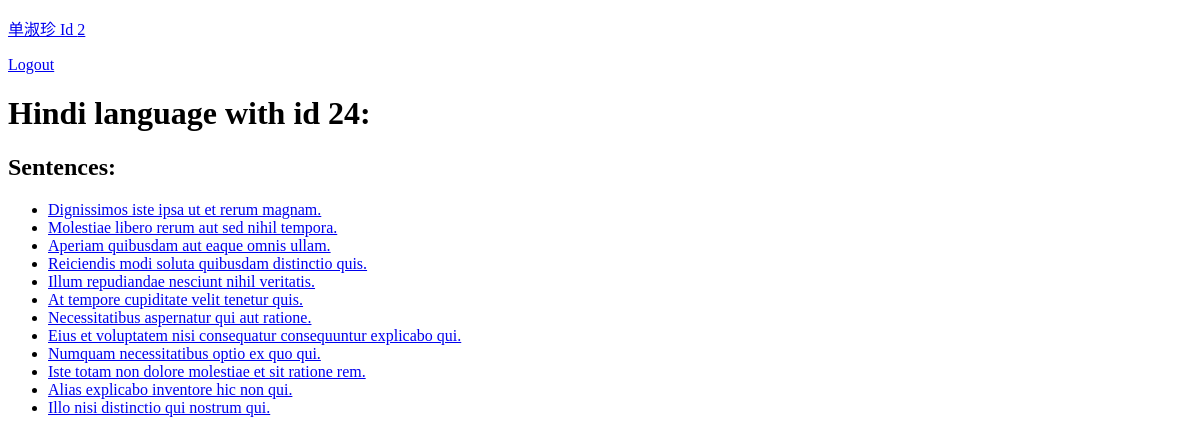
Before: /language/24/ (signed in) with the older database file.
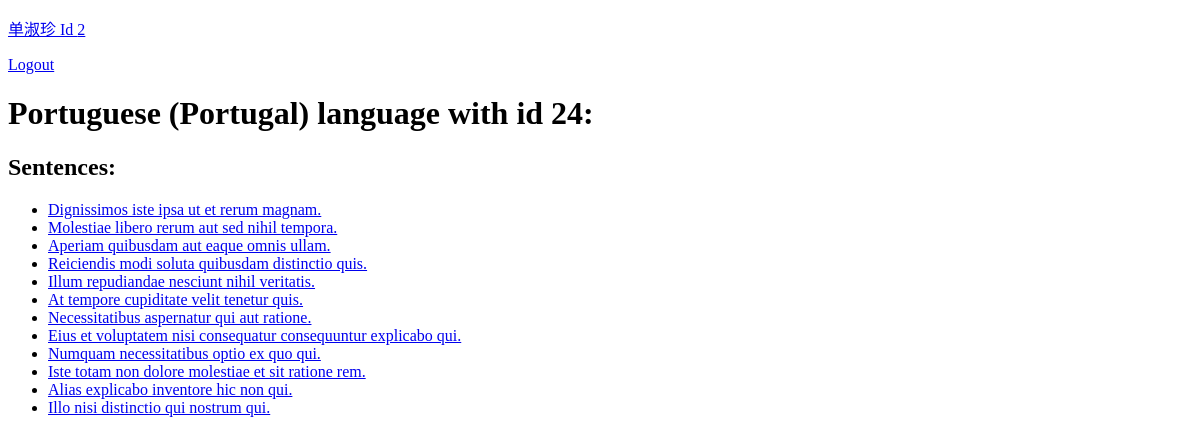
After: the same page with the newer database file.
### atcatalog/model/atcmodel.py (models this page shows)
class LanguageDetails(db.Model):
    code = db.Column(db.String(5), primary_key=True)
    name = db.Column(db.String, nullable=False)

### atcatalog/views/language.py (the view)
@app.route('/language/<int:lid>/')
@register_breadcrumb(app, '.language', 'Language', dynamic_list_constructor=view_language)
def language(lid):
    language = Language.query.get(lid)
    sentences = Sentence.query.filter_by(language_id=lid)
    return render_template('language.html',
                            language=language,
                            sentences=sentences)

### atcatalog/model/atcmodel.py (called while the page is built)
@event.listens_for(Engine, "connect")
def set_sqlite_pragma(dbapi_connection, connection_record):
    cursor = dbapi_connection.cursor()
    cursor.execute("PRAGMA foreign_keys=ON")
    cursor.close()

### atcatalog/views/users.py (called while the page is built)
@login_manager.user_loader
def load_user(uid):
    return User.query.get(int(uid))

### atcatalog/templates/language.html (shortened to what this page needs)
{% extends "base.html" %}
{% block head %}
  {{ super() }}
  <link rel="stylesheet" href="{{ url_for('static', filename='language.css') }}" type="text/css" />
{% endblock %}
{% block header %}
    {{ super() }}
{% endblock %}
{% block headline %}
    <h1>
        {{ language.name }} language
        with id {{ language.id }}:
    </h1>
{% endblock %}
{% block content %}
        <h2>Sentences:</h2>
        <ul>
        {% for sentence in sentences %}
            <li>
                <a href="{{ url_for('sentence',
                                     lid=language.id,
                                     sid=sentence.id) }}">
                    {{ sentence.text }}
                </a>
            </li>
        {% endfor %}
        </ul>
{% endblock %}

Changed rows visible on the page:
changed LanguageDetails: name "Hindi" → "Portuguese (Portugal)"
